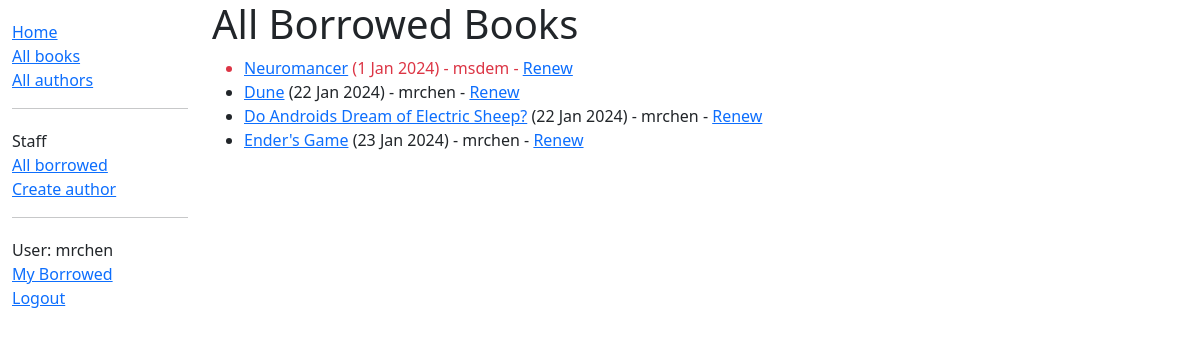
Page /catalog/borrowed/ (signed in) on the committed database.
### catalog/models.py (models this page shows, shortened)
class BookInstance(models.Model):
    id = models.UUIDField(primary_key=True, default=uuid.uuid4,
                          help_text="Unique ID for this particular book across whole library")
    book = models.ForeignKey('Book', on_delete=models.RESTRICT, null=True)
    imprint = models.CharField(max_length=200)
    due_back = models.DateField(null=True, blank=True)
    LOAN_STATUS = (
        ('m', 'Maintenance'),
        ('o', 'On loan'),
        ('a', 'Available'),
        ('r', 'Reserved'),
    )
    status = models.CharField(
        max_length=1,
        choices=LOAN_STATUS,
        blank=True,
        default='m',
        help_text='Book availability',
    )
    borrower = models.ForeignKey(settings.AUTH_USER_MODEL, on_delete=models.SET_NULL, null=True, blank=True)
    @property
    def is_overdue(self):
        return bool(self.due_back and date.today() > self.due_back)
    class Meta:
        ordering = ['due_back']
        permissions = (("can_mark_returned", "Set book as returned"),)

class Book(models.Model):
    title = models.CharField(max_length=200)
    author = models.ForeignKey('Author', on_delete=models.RESTRICT, null=True)
    summary = models.TextField(
        max_length=1000, help_text="Enter a brief description of the book")
    isbn = models.CharField('ISBN', max_length=13,
                            unique=True,
                            help_text='13 Character <a href="https://www.isbn-international.org/content/what-isbn'
                                      '">ISBN number</a>')
    genre = models.ManyToManyField(
        Genre, help_text="Select a genre for this book")
    language = models.ForeignKey(
        'Language', on_delete=models.SET_NULL, null=True)
    class Meta:
        ordering = ['title', 'author']
    def display_genre(self):
        """Creates a string for the Genre. This is required to display genre in Admin."""
        return ', '.join([genre.name for genre in self.genre.all()[:3]])
    display_genre.short_description = 'Genre'

### catalog/views.py (the view)
# urls.py: path(r'borrowed/', views.LoanedBooksAllListView.as_view(), name='all-borrowed'),  # Added for challenge 8
class LoanedBooksAllListView(PermissionRequiredMixin, generic.ListView):
    model = BookInstance
    permission_required = 'catalog.can_mark_returned'
    template_name = 'catalog/bookinstance_list_borrowed_all.html'
    paginate_by = 10
    def get_queryset(self):
        return BookInstance.objects.filter(status__exact='o').order_by('due_back')

### catalog/templates/catalog/bookinstance_list_borrowed_all.html
{% extends "catalog/base_generic.html" %}
{% block content %}
    <h1>All Borrowed Books</h1>
    {% if bookinstance_list %}
        <ul>
            {% for bookinst in bookinstance_list %}
                <li class="{% if bookinst.is_overdue %}text-danger{% endif %}">
                    <a href="{% url 'book-detail' bookinst.book.pk %}">{{ bookinst.book.title }}</a>
                    ({{ bookinst.due_back }}) {% if user.is_staff %}- {{ bookinst.borrower }}{% endif %}
                    {% if perms.catalog.can_mark_returned %}-
                        <a href="{% url 'renew-book-librarian' bookinst.id %}">Renew</a>  {% endif %}
                </li>
            {% endfor %}
        </ul>
    {% else %}
        <p>There are no books borrowed.</p>
    {% endif %}
{% endblock %}

### catalog/templates/catalog/base_generic.html (shortened to what this page needs)
<!DOCTYPE html>
<html lang="en">
<head>
    <link href="https://cdn.jsdelivr.net/npm/bootstrap@5.3.2/dist/css/bootstrap.min.css"
          rel="stylesheet"
>
    {% load static %}
    <link rel="stylesheet" href="{% static 'css/styles.css' %}"/>
</head>
<body>
<div class="container-fluid">
    <div class="row">
        <div class="col-sm-2">
            {% block sidebar %}
                <ul class="sidebar-nav">
                    <li><a href="{% url 'index' %}">Home</a></li>
                    <li><a href="{% url 'books' %}">All books</a></li>
                    <li><a href="{% url 'authors' %}">All authors</a></li>
                </ul>
                {% if user.is_staff %}
                    <hr>
                    <ul class="sidebar-nav">
                        <li>Staff</li>
                        <li><a href="{% url 'all-borrowed' %}">All borrowed</a></li>
                        {% if perms.catalog.add_author %}
                            <li><a href="{% url 'author-create' %}">Create author</a></li>
                        {% endif %}
                    </ul>
                {% endif %}
                {% if user.is_authenticated %}
                    <hr>
                    <ul class="sidebar-nav">
                        <li>User: {{ user.get_username }}</li>
                        <li><a href="{% url 'my-borrowed' %}">My Borrowed</a></li>
                        <li><a href="{% url 'logout' %}?next={{ request.path }}">Logout</a></li>
                        {% else %}
                        <li><a href="{% url 'login' %}?next={{ request.path }}">Login</a></li>
                    </ul>
                {% endif %}
            {% endblock %}
        </div>
        <div class="col-sm-10 ">
            {% block content %}{% endblock %}
        </div>
    </div>
</div>
</body>
</html>

### catalog/static/css/styles.css (style rules this page uses)
.sidebar-nav { margin-top: 20px; padding: 0; list-style: none; }

### rows in the picture
BookInstance: book "Neuromancer", due_back "1 Jan 2024", borrower "msdem"
BookInstance: book "Dune", due_back "22 Jan 2024", borrower "mrchen"
BookInstance: book "Do Androids Dream of Electric Sheep?", due_back "22 Jan 2024", borrower "mrchen"
BookInstance: book "Ender's Game", due_back "23 Jan 2024", borrower "mrchen"

### other values in the picture
{{ user.get_username }} "mrchen"
